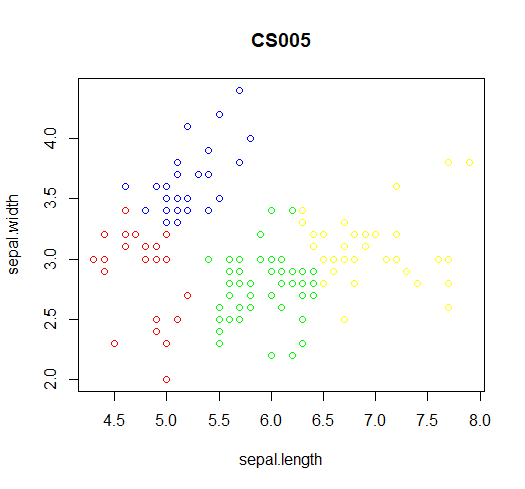

R code for this plot:
library(cluster)
library(ggplot2)

data <- read.csv("C:/Users/Eleanor/Desktop/7th SEM/DSR/Lab/iris.csv")
head(data)
mydata <- data[,1:2]
head(mydata)


# K Means Clustering
km=kmeans(mydata,4,nstart=10)
km
km$cluster
km$centers
km$withinss
km$betweenss
km$totss

# Visualization
plot(mydata[km$cluster ==1,],main="CS005",col="yellow",xlim=c(min(mydata[,1]),max(mydata[,1])),ylim=c(min(mydata[,2]),max(mydata[,2])))
points(mydata[km$cluster == 2,],col="blue")
points(mydata[km$cluster == 3,],col="green")
points(mydata[km$cluster == 4,],col="red")
